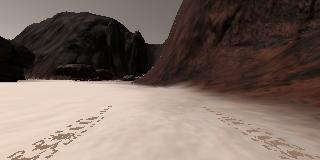
#> input picture Robot_Rover_Proj/Jp_notebook/angle_example.jpg, 320 x 160 px
$ python -i perception.py   (imports and definitions only)   (older library calls are emulated)
#> lines starting #> are read from the running program, lines starting #| are printed output that depends on the picture; after the words box and inside, x2 and y2 are one past the last pixel; in counts of white or black regions, pixels touching at a corner belong together
#> further down, picture is the input picture: shape (160, 320, 3); mean B, G, R 96.2, 104.9, 121.3
import numpy as np
import cv2

# Identify pixels above the threshold
# Threshold of RGB > 160 does a nice job of identifying ground pixels only
# [13 lines left out: function color_thresh, not called in this run]

def rock_thresh(img):
    frame = img
    # Convert BGR to HSV
    hsv = cv2.cvtColor(frame, cv2.COLOR_BGR2HSV)
#> hsv: shape (160, 320, 3); mean H, S, V 10.9, 74.8, 121.3
    # define range of blue color in HSV
    lower_gold = np.array([15,80,90])
    upper_gold = np.array([98,255,255])
    # Threshold the HSV image to get only blue colors
    mask = cv2.inRange(hsv, lower_gold, upper_gold)
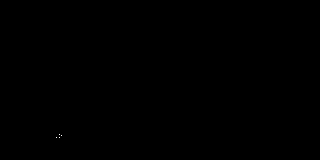
#> mask: shape (160, 320); 0.01% white in thin lines or dots, all inside (x1, y1, x2, y2) = (56, 134, 62, 138)
    # Bitwise-AND mask and original image
    res = cv2.bitwise_and(frame,frame, mask= mask)
    # mask[mask[:,:] > 0] = 1
    return mask

# Define a function to convert from image coords to rover coords
# [123 lines left out: functions rover_coords, to_polar_coords, rotate_pix, translate_pix, pix_to_world, perspect_transform and 1 more, not called in this run]

>>> import cv2
>>> picture = cv2.imread('../Jp_notebook/angle_example.jpg')
>>> result = rock_thresh(picture)
